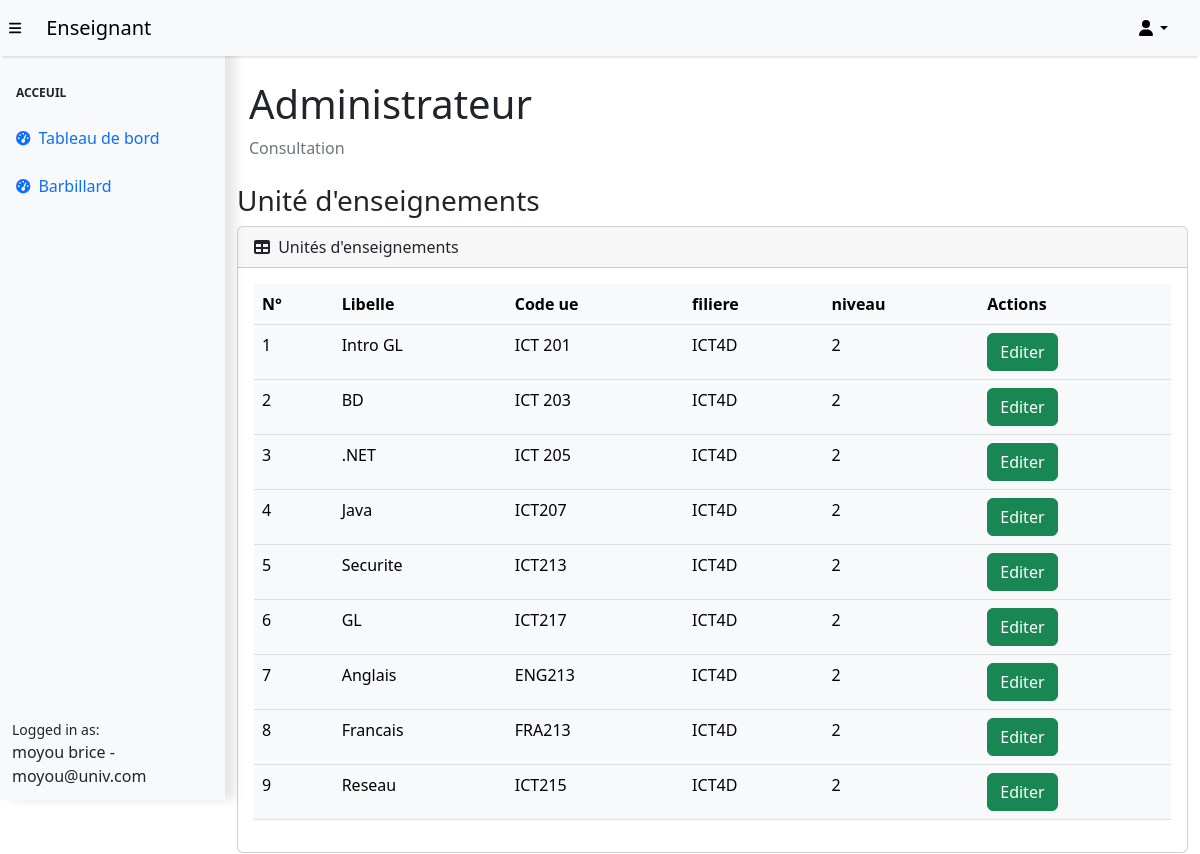
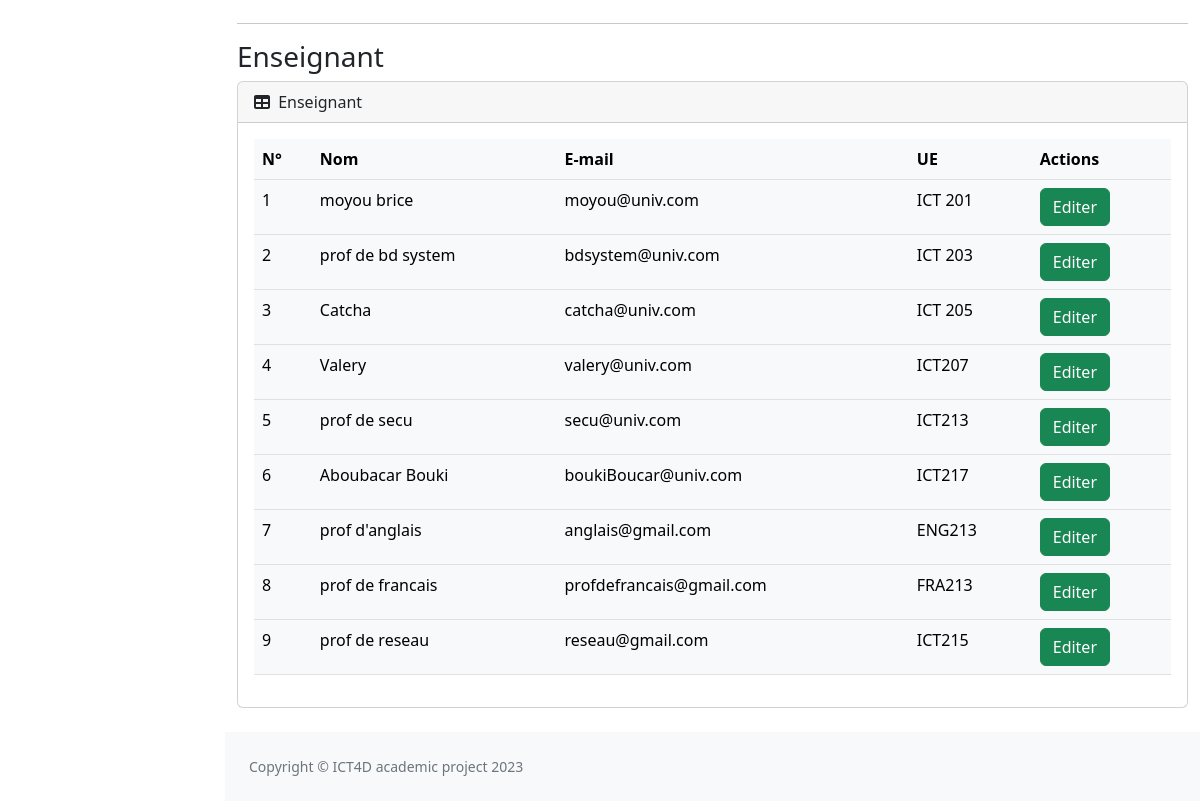
The app's page /enseignant/consulter.php (signed in), older data (2 pictures, top to bottom).
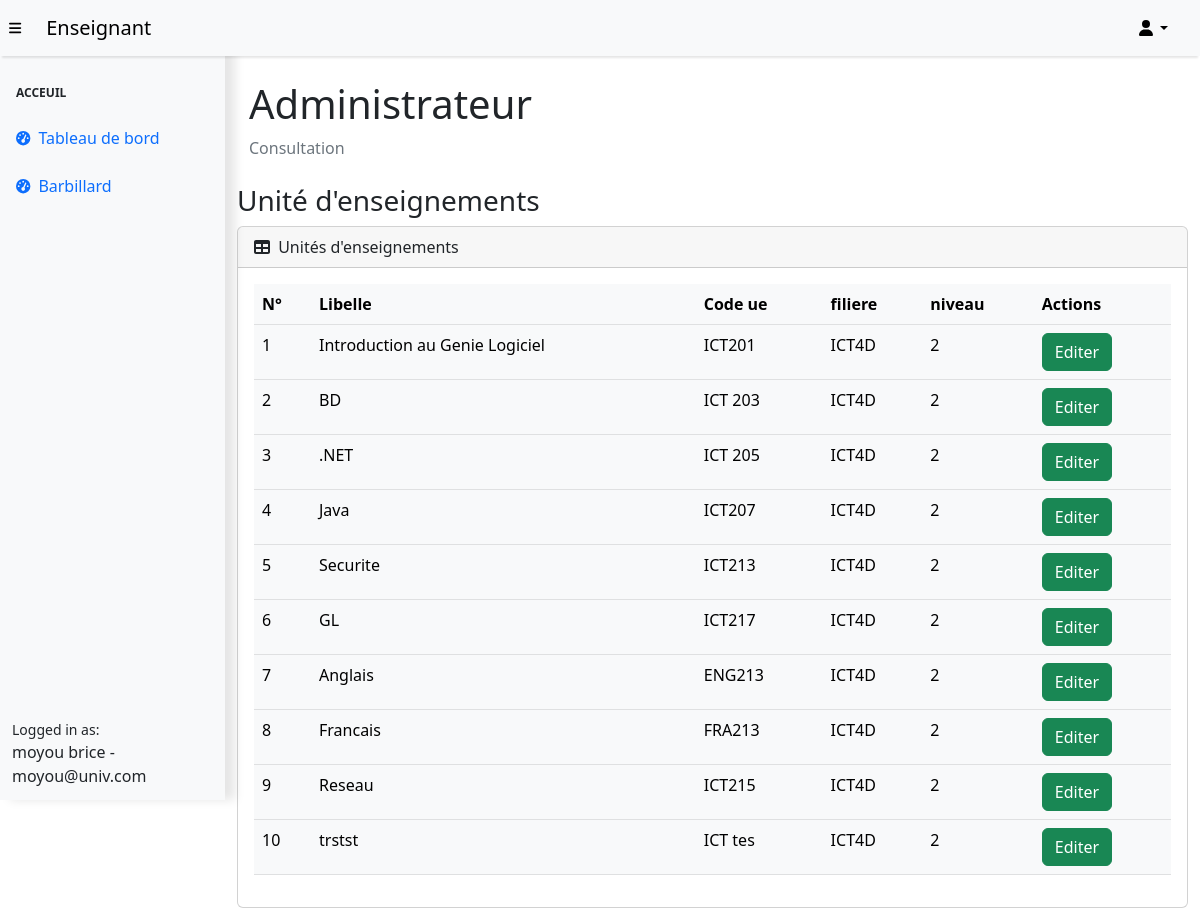
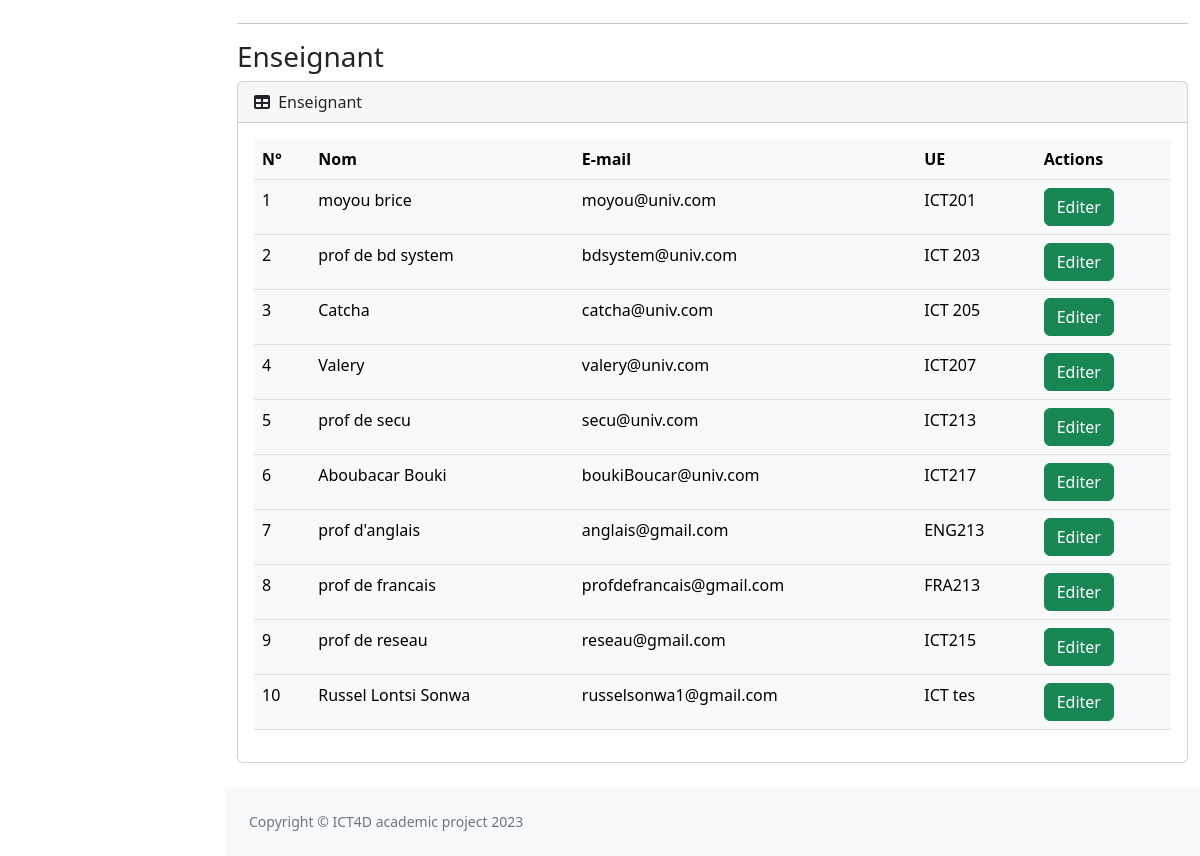
The same page, newer data (2 pictures, top to bottom).
### tables this page shows
CREATE TABLE `ue` (
  `id_UE` int(11) NOT NULL,
  `code_UE` varchar(7) NOT NULL,
  `libelle_UE` varchar(255) DEFAULT NULL,
  `code_niveau` int(11) DEFAULT NULL,
  `id_filiere` int(11) DEFAULT NULL,
  `id_enseignant` int(11) DEFAULT NULL
);

CREATE TABLE `filiere` (
  `id_filiere` int(11) NOT NULL,
  `code_filiere` varchar(10) DEFAULT NULL,
  `libelle_filiere` varchar(255) DEFAULT NULL
);

CREATE TABLE `enseignant` (
  `id_enseignant` int(12) NOT NULL,
  `nom_enseignant` varchar(255) DEFAULT NULL,
  `email_enseignant` varchar(255) DEFAULT NULL,
  `mdp` varchar(255) NOT NULL,
  `privilege` int(11) NOT NULL DEFAULT 0
);

### enseignant/consulter.php (the view, shortened to what the changed rows need)
<?php session_start() ;
    require_once 'functions_include/admin_adding.php';
    $stm = $con->prepare($sql = "SELECT id_UE, code_UE, libelle_UE, ue.code_niveau, code_filiere from ue Join niveau nv on nv.code_niveau = ue.code_niveau JOIN filiere f on f.id_filiere=ue.id_filiere");
    $stm->execute();
    $rqs = $stm->fetchAll();
    $stm = $con->prepare("SELECT e.id_enseignant, nom_enseignant, email_enseignant, code_UE   from enseignant e join ue on e.id_enseignant=ue.id_enseignant");
    $stm->execute();
    $reqs = $stm->fetchAll();
?>
<!DOCTYPE html>
<html lang="fr">
    <head>
        <link href="https://cdn.jsdelivr.net/npm/simple-datatables@7.1.2/dist/style.min.css" rel="stylesheet" />
        <link href="css/styles.css" rel="stylesheet" />
    </head>
    <body class="sb-nav-fixed">
    <div id="layoutSidenav">
        <div id="layoutSidenav_content">
            <main>
                <div class="container-fluid px-4">
                    <h1 class="mt-4">Administrateur</h1>
                </div>
                <div class="container">
                <div class="card mb-4">
                            <div class="card-body">
                                <table class="table table-light">
                                    <thead>
                                        <tr>
                                            <th>N°</th>
                                            <th>Libelle</th>
                                            <th>Code ue</th>
                                            <th>filiere</th>
                                            <th>niveau</th>
                                            <th>Actions</th>
                                        </tr>
                                    </thead>
                                    <tbody>
                                    <?php
                                            $i = 1;
                                            foreach ($rqs as $rq) {
                                        ?>
                                            <form action="" method="get">
                                                <tr>
                                                    <td><?=$i?></td>
                                                    <td><?=$rq['libelle_UE']?></td>
                                                    <td><?=$rq['code_UE']?></td>
                                                    <td><?=$rq['code_filiere']?></td>
                                                    <td><?=$rq['code_niveau']?></td>
                                                    <td><a href="modif-UE.php?code_ue=<?=$rq['id_UE']?>" class="btn btn-success">Editer</a></td>
                                                </tr>
                                            </form>
                                        <?php
                                            $i++;
                                            }
                                        ?>
                                    </tbody>
                                </table>
                            </div>
                        </div>
                        <div class="card mb-4">
                            <div class="card-body">
                                <table class="table table-light">
                                    <thead>
                                        <tr>
                                            <th>N°</th>
                                            <th>Nom</th>
                                            <th>E-mail</th>
                                            <th>UE</th>
                                            <th>Actions</th>
                                        </tr>
                                    </thead>
                                    <tbody>
                                    <?php
                                            $i = 1;
                                            foreach ($reqs as $rq) {
                                        ?>
                                            <form action="" method="get" >
                                                <tr id="row_<?=$rq['id_enseignant']?>">
                                                    <td><?=$i?></td>
                                                    <td><?=$rq['nom_enseignant']?></td>
                                                    <td><?=$rq['email_enseignant']?></td>
                                                    <td><?=$rq['code_UE']?></td>
                                                    <td><a href="modif-ens.php?id=<?=$rq['id_enseignant']?>" class="btn btn-success">Editer</a> </td>
                                                </tr>
                                            </form>
                                        <?php
                                            $i++;
                                            }
                                        ?>
                                    </tbody>
                                </table>
                            </div>
                        </div>
                </div>
                </main>
        </div>
    </div>
</body>
</html>

Row changes from the older to the newer data that the page shows:
changed ue "moyou brice": libelle_UE "Intro GL" → "Introduction au Genie Logiciel"; code_UE "ICT 201" → "ICT201"
added ue: libelle_UE "trstst", code_UE "ICT tes", id_filiere.code_filiere "ICT4D", code_niveau "2", id_enseignant.nom_enseignant "Russel Lontsi Sonwa", id_enseignant.email_enseignant "russelsonwa1@gmail.com"
